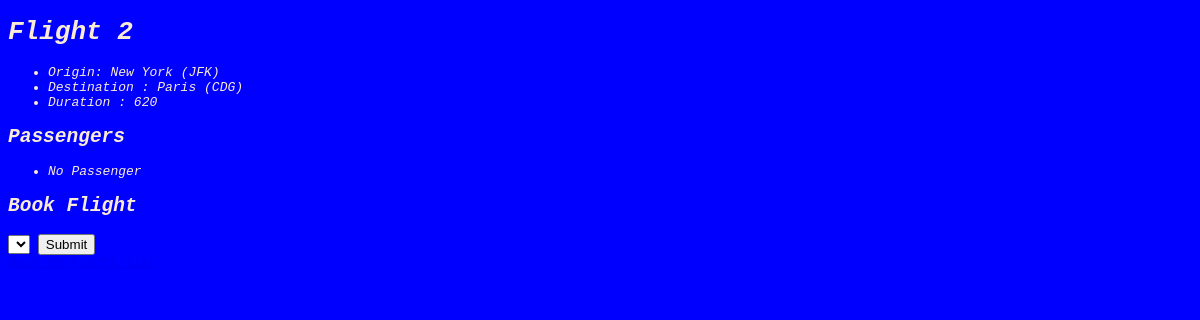
Page /flights/2 on the earlier database version.
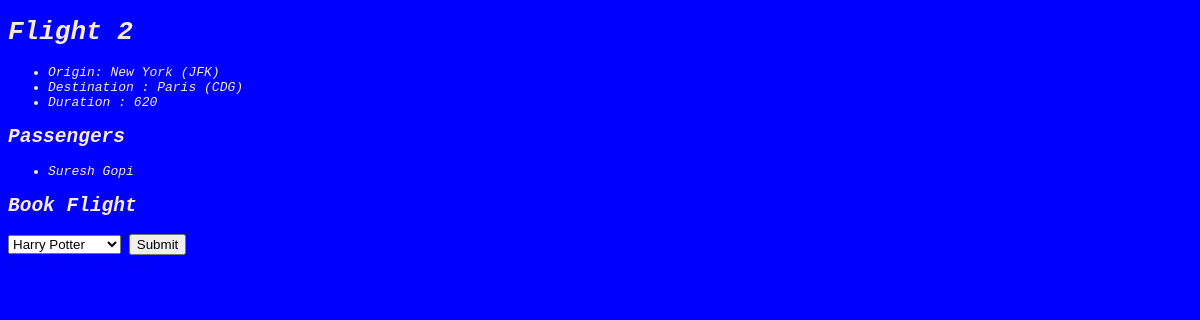
Same page on the later database version.
### flights/models.py (models this page shows, shortened)
class Flight(models.Model):
    origin=models.ForeignKey(Airport, on_delete=models.CASCADE,related_name="departures")
    destination=models.ForeignKey(Airport, on_delete=models.CASCADE,related_name="arrivals")
    duration=models.IntegerField()

class Airport(models.Model):
    code=models.CharField(max_length=3)
    city=models.CharField(max_length=64)
    def __str__(self):
        return f"{self.city} ({self.code})"

class Passenger(models.Model):
    first=models.CharField(max_length=64)
    last=models.CharField(max_length=64)
    flights=models.ManyToManyField(Flight,blank=True,related_name="passengers")
    def __str__(self):
        return f"{self.first} {self.last}"

### flights/views.py (the view)
# urls.py: path("<int:flight_id>",views.flight,name="flight"),
def flight(request,flight_id):
    flight=Flight.objects.get(pk=flight_id)#primary key=pk or can use id
    return render(request,"flights/flight.html",{
        "flight":flight,
        "passengers":flight.passengers.all(),
        "non_passengers":Passenger.objects.exclude(flights=flight).all()
    })

### flights/templates/flights/flight.html (shortened to what this page needs)
{% extends "flights/layout.html" %}
{% block body %}
<h1>Flight {{ flight.id }}</h1>
<ul>
    <li>Origin: {{ flight.origin }} </li>
    <li>Destination : {{ flight.destination }}</li>
    <li>Duration : {{ flight.duration }}</li>
</ul>
<h2>Passengers</h2>
<ul>
    {% for passenger in passengers %}
    <li>{{ passenger }}</li>
    {% empty %}
    <li>No Passenger</li>
    {% endfor %}
</ul>
<h2>Book Flight </h2>
<form action="{% url 'book' flight.id %}" method="post">
    <select name="passenger" >
        {% for passenger in non_passengers %}
            <option value="{{ passenger.id }}">{{ passenger }}</option>
        {% endfor %}
    </select>
    <input type="submit" >
</form>
<a href="{% url 'index' %}">Back to Flight list</a>
{% endblock %}

### flights/templates/flights/layout.html (shortened to what this page needs)
<!DOCTYPE html>
<html lang="en">
<head>
</head>
<body style="background-color: blue;color: antiquewhite;font-style: oblique;font-family: monospace;">
    {% block body %}
    {% endblock %}
</body>
</html>

Differences in the rows shown:
added Passenger: first+last "Suresh Gopi"
Other differences:
form field passenger: (not shown) → "Harry Potter"
text no longer shown: "No Passenger"
